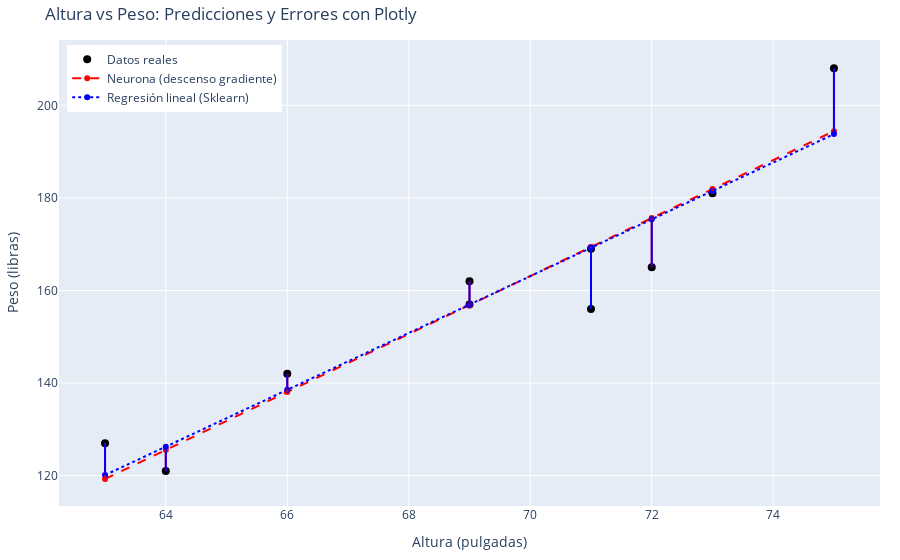

Notebook code cell kept with this figure:
### Code cell
import numpy as np
import matplotlib.pyplot as plt
from sklearn.linear_model import LinearRegression
from sklearn.metrics import mean_squared_error
import plotly.graph_objects as go

# Original data: Altura (pulgadas) y Peso (libras)
X_raw = np.array([[63], [64], [66], [69], [69], [71], [71], [72], [73], [75]])
y_raw = np.array([[127], [121], [142], [157], [162], [156], [169], [165], [181], [208]])

# Escalado min-max
X_min, X_max = X_raw.min(), X_raw.max()
y_min, y_max = y_raw.min(), y_raw.max()

X = (X_raw - X_min) / (X_max - X_min)
y = (y_raw - y_min) / (y_max - y_min)

# Inicialización de pesos y sesgo para la neurona
np.random.seed(0)
w = np.random.randn(1, 1)
b = np.zeros((1,))

# Función de activación lineal y pérdida
def activation(z):
    return z

def mse(y_true, y_pred):
    return np.mean((y_true - y_pred) ** 2)

# Descenso de gradiente
lr = 0.05
n_epochs = 1000

for epoch in range(n_epochs):
    z = X @ w + b
    y_pred = activation(z)
    error = y_pred - y
    loss = mse(y, y_pred)

    dw = X.T @ error / len(X)
    db = np.mean(error)

    w -= lr * dw
    b -= lr * db

# Predicción y desescalado
y_pred_scaled = X @ w + b
y_pred_nn = y_pred_scaled * (y_max - y_min) + y_min

# Regresión lineal con sklearn
model = LinearRegression()
model.fit(X_raw, y_raw)
y_pred_lr = model.predict(X_raw)

# Cálculo de pesos en escala original para la neurona
w_original = (y_max - y_min) / (X_max - X_min) * w[0, 0]
b_original = (y_max - y_min) * b[0] + y_min - w_original * X_min

# MSE
mse_nn = mean_squared_error(y_raw, y_pred_nn)
mse_lr = mean_squared_error(y_raw, y_pred_lr)

# ============================
# 📊 PLOTLY INTERACTIVO
# ============================

# Ordenar para curvas suaves
sorted_idx = np.argsort(X_raw[:, 0])
X_sorted = X_raw[sorted_idx].flatten()
y_sorted = y_raw[sorted_idx].flatten()
y_pred_nn_sorted = y_pred_nn[sorted_idx].flatten()
y_pred_lr_sorted = y_pred_lr[sorted_idx].flatten()

# Crear gráfico
fig = go.Figure()

# Datos reales
fig.add_trace(go.Scatter(x=X_sorted, y=y_sorted, mode='markers',
                         marker=dict(color='black', size=8),
                         name='Datos reales'))

# Predicción neurona
fig.add_trace(go.Scatter(x=X_sorted, y=y_pred_nn_sorted, mode='lines+markers',
                         line=dict(color='red', dash='dash'),
                         name='Neurona (descenso gradiente)'))

# Predicción regresión lineal
fig.add_trace(go.Scatter(x=X_sorted, y=y_pred_lr_sorted, mode='lines+markers',
                         line=dict(color='blue', dash='dot'),
                         name='Regresión lineal (Sklearn)'))

# Líneas de error (residuos) neurona
for i in range(len(X_sorted)):
    fig.add_trace(go.Scatter(
        x=[X_sorted[i], X_sorted[i]],
        y=[y_sorted[i], y_pred_nn_sorted[i]],
        mode='lines',
        line=dict(color='red', width=2),
        showlegend=False
    ))

# Líneas de error (residuos) regresión lineal
for i in range(len(X_sorted)):
    fig.add_trace(go.Scatter(
        x=[X_sorted[i], X_sorted[i]],
        y=[y_sorted[i], y_pred_lr_sorted[i]],
        mode='lines',
        line=dict(color='blue', width=2),
        showlegend=False
    ))

# Layout
fig.update_layout(
    title="Altura vs Peso: Predicciones y Errores con Plotly",
    xaxis_title="Altura (pulgadas)",
    yaxis_title="Peso (libras)",
    height=500,
    legend=dict(x=0.01, y=0.99),
    margin=dict(l=20, r=20, t=40, b=20)
)

fig.show()

# ============================
# 🧾 Métricas y pesos
# ============================
print({
    "NN_weight_rescaled": round(float(w_original), 4),
    "NN_bias_rescaled": round(float(b_original), 4),
    "LinearRegression_coef": round(float(model.coef_[0, 0]), 4),
    "LinearRegression_intercept": round(float(model.intercept_[0]), 4),
    "MSE_NeuralNetwork": round(mse_nn, 2),
    "MSE_LinearRegression": round(mse_lr, 2)
})

### Figure 1 — Plotly figure (JSON) as saved in the notebook; plotly's stock layout.template omitted (floating-point values rounded to 4 significant figures)
{"data": [{"marker": {"color": "black", "size": 8}, "mode": "markers", "name": "Datos reales", "type": "scatter", "x": [63, 64, 66, 69, 69, 71, 71, 72, 73, 75], "y": [127, 121, 142, 157, 162, 156, 169, 165, 181, 208]}, {"line": {"color": "red", "dash": "dash"}, "mode": "lines+markers", "name": "Neurona (descenso gradiente)", "type": "scatter", "x": [63, 64, 66, 69, 69, 71, 71, 72, 73, 75], "y": [119.3, 125.6, 138.1, 156.9, 156.9, 169.4, 169.4, 175.6, 181.9, 194.4]}, {"line": {"color": "blue", "dash": "dot"}, "mode": "lines+markers", "name": "Regresión lineal (Sklearn)", "type": "scatter", "x": [63, 64, 66, 69, 69, 71, 71, 72, 73, 75], "y": [120.1, 126.3, 138.5, 157.0, 157.0, 169.2, 169.2, 175.4, 181.5, 193.8]}, {"line": {"color": "red", "width": 2}, "mode": "lines", "showlegend": false, "type": "scatter", "x": [63, 63], "y": [127, 119.3]}, {"line": {"color": "red", "width": 2}, "mode": "lines", "showlegend": false, "type": "scatter", "x": [64, 64], "y": [121, 125.6]}, {"line": {"color": "red", "width": 2}, "mode": "lines", "showlegend": false, "type": "scatter", "x": [66, 66], "y": [142, 138.1]}, {"line": {"color": "red", "width": 2}, "mode": "lines", "showlegend": false, "type": "scatter", "x": [69, 69], "y": [157, 156.9]}, {"line": {"color": "red", "width": 2}, "mode": "lines", "showlegend": false, "type": "scatter", "x": [69, 69], "y": [162, 156.9]}, {"line": {"color": "red", "width": 2}, "mode": "lines", "showlegend": false, "type": "scatter", "x": [71, 71], "y": [156, 169.4]}, {"line": {"color": "red", "width": 2}, "mode": "lines", "showlegend": false, "type": "scatter", "x": [71, 71], "y": [169, 169.4]}, {"line": {"color": "red", "width": 2}, "mode": "lines", "showlegend": false, "type": "scatter", "x": [72, 72], "y": [165, 175.6]}, {"line": {"color": "red", "width": 2}, "mode": "lines", "showlegend": false, "type": "scatter", "x": [73, 73], "y": [181, 181.9]}, {"line": {"color": "red", "width": 2}, "mode": "lines", "showlegend": false, "type": "scatter", "x": [75, 75], "y": [208, 194.4]}, {"line": {"color": "blue", "width": 2}, "mode": "lines", "showlegend": false, "type": "scatter", "x": [63, 63], "y": [127, 120.1]}, {"line": {"color": "blue", "width": 2}, "mode": "lines", "showlegend": false, "type": "scatter", "x": [64, 64], "y": [121, 126.3]}, {"line": {"color": "blue", "width": 2}, "mode": "lines", "showlegend": false, "type": "scatter", "x": [66, 66], "y": [142, 138.5]}, {"line": {"color": "blue", "width": 2}, "mode": "lines", "showlegend": false, "type": "scatter", "x": [69, 69], "y": [157, 157.0]}, {"line": {"color": "blue", "width": 2}, "mode": "lines", "showlegend": false, "type": "scatter", "x": [69, 69], "y": [162, 157.0]}, {"line": {"color": "blue", "width": 2}, "mode": "lines", "showlegend": false, "type": "scatter", "x": [71, 71], "y": [156, 169.2]}, {"line": {"color": "blue", "width": 2}, "mode": "lines", "showlegend": false, "type": "scatter", "x": [71, 71], "y": [169, 169.2]}, {"line": {"color": "blue", "width": 2}, "mode": "lines", "showlegend": false, "type": "scatter", "x": [72, 72], "y": [165, 175.4]}, {"line": {"color": "blue", "width": 2}, "mode": "lines", "showlegend": false, "type": "scatter", "x": [73, 73], "y": [181, 181.5]}, {"line": {"color": "blue", "width": 2}, "mode": "lines", "showlegend": false, "type": "scatter", "x": [75, 75], "y": [208, 193.8]}], "layout": {"autosize": true, "legend": {"x": 0.01, "y": 0.99}, "margin": {"b": 20, "l": 20, "r": 20, "t": 40}, "title": {"text": "Altura vs Peso: Predicciones y Errores con Plotly"}, "xaxis": {"autorange": true, "range": [62.25, 75.75], "title": {"text": "Altura (pulgadas)"}, "type": "linear"}, "yaxis": {"autorange": true, "range": [112.7, 215.0], "title": {"text": "Peso (libras)"}, "type": "linear"}}}
